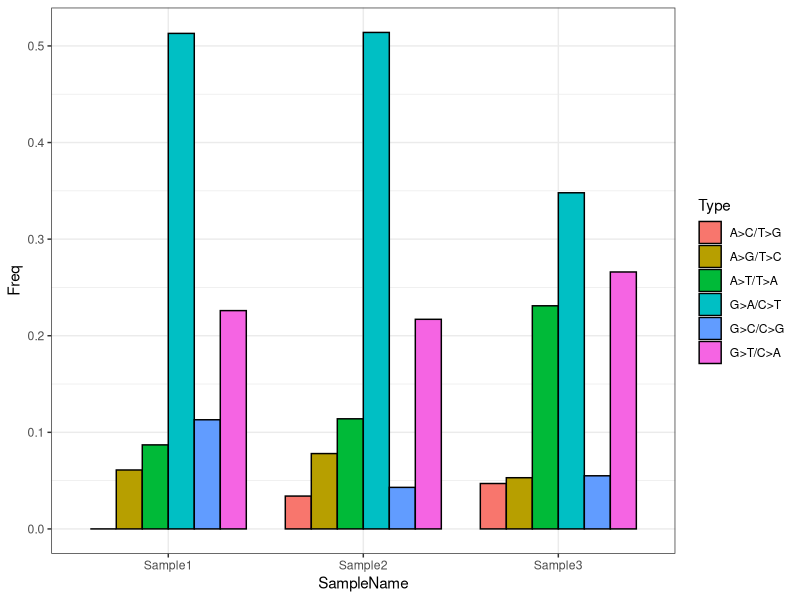
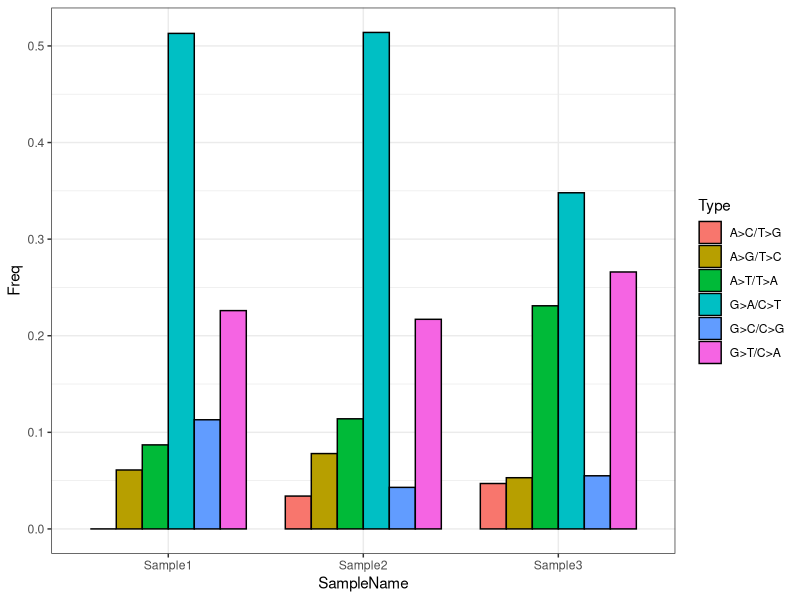

Reproduce these figures in R, in order.

#library(this.path)
#setwd(this.path::this.dir())

library(ggplot2)


#getwd()
setwd("D:\\xx\\xx\\xx\\xx")

df_res=read.table("grouping_histogram.input.tsv",header=T,sep="\t")

#head(df_res$Sample1)

a<-ggplot(df_res, aes(x=SampleName, y=Freq, fill=Type)) +
  geom_bar(stat="identity", position=position_dodge(),
           color="black", width=.8) +
  theme_bw()

a
ggsave("grouping_histogram.png",width = 10, height = 6, dpi = 300)
